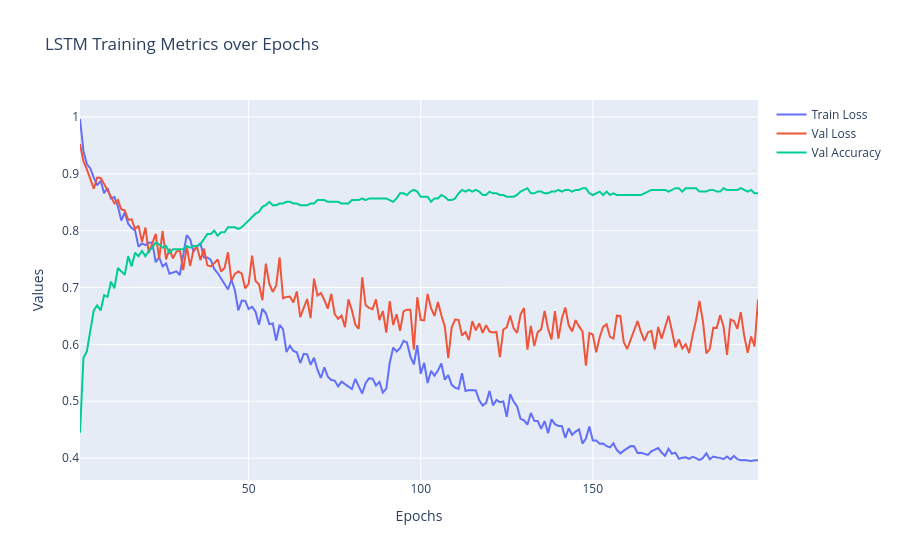

The notebook cell saved with this chart:
### Code cell
epochs = logs["epochs"]
train_loss = logs["train_loss"]
val_loss = logs["val_loss"]
val_acc = logs["val_acc"]

fig = go.Figure()
fig.add_trace(go.Scatter(x=epochs, y=train_loss, mode="lines", name="Train Loss"))
fig.add_trace(go.Scatter(x=epochs, y=val_loss, mode="lines", name="Val Loss"))
fig.add_trace(go.Scatter(x=epochs, y=val_acc, mode="lines", name="Val Accuracy"))

fig.update_layout(
    title="LSTM Training Metrics over Epochs",
    xaxis_title="Epochs",
    yaxis_title="Values",
    hovermode="x unified"
)

fig.show()

### Figure 1 — Plotly figure (JSON) as saved in the notebook; plotly's stock layout.template omitted (floating-point values rounded to 4 significant figures; data arrays with more than 128 entries replaced by an {"elided": "..."} marker saying what was removed)
{"data": [{"mode": "lines", "name": "Train Loss", "type": "scatter", "x": {"elided": "198 int values"}, "y": {"elided": "198 float values"}}, {"mode": "lines", "name": "Val Loss", "type": "scatter", "x": {"elided": "198 int values"}, "y": {"elided": "198 float values"}}, {"mode": "lines", "name": "Val Accuracy", "type": "scatter", "x": {"elided": "198 int values"}, "y": {"elided": "198 float values"}}], "layout": {"hovermode": "x unified", "title": {"text": "LSTM Training Metrics over Epochs"}, "xaxis": {"title": {"text": "Epochs"}}, "yaxis": {"title": {"text": "Values"}}}}
